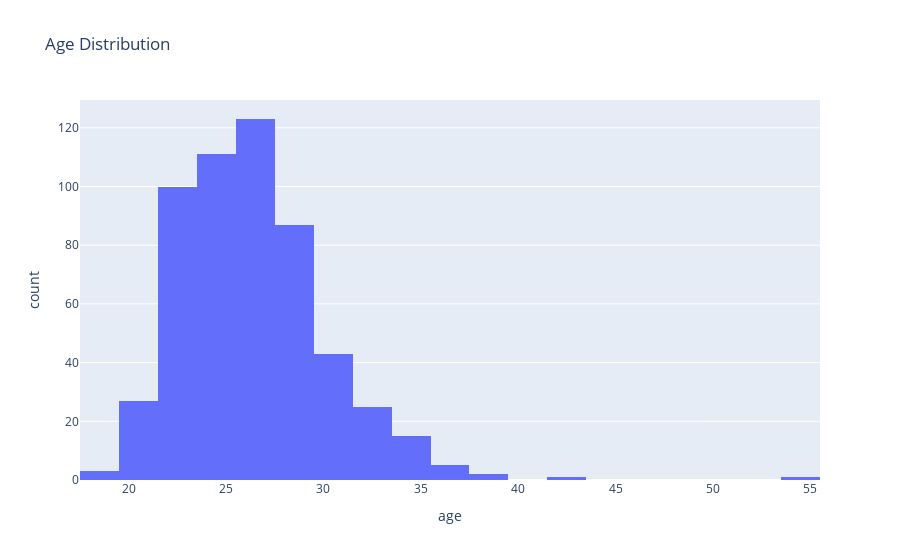

Write notebook code for a chart like this one.
### Markdown cell above
> Slightly more males than females. Let's see if we can see some differences age-wise

### Code cell
fig = px.histogram(df_unique, x='age', nbins=30, title='Age Distribution')
fig.show()

### Figure 1 — Plotly figure (JSON) as saved in the notebook; plotly's stock layout.template omitted (floating-point values rounded to 4 significant figures; data arrays with more than 128 entries replaced by an {"elided": "..."} marker saying what was removed)
{"data": [{"alignmentgroup": "True", "bingroup": "x", "hovertemplate": "age=%{x}<br>count=%{y}<extra></extra>", "legendgroup": "", "marker": {"color": "#636efa", "pattern": {"shape": ""}}, "name": "", "nbinsx": 30, "offsetgroup": "", "orientation": "v", "showlegend": false, "type": "histogram", "x": {"elided": "551 int values"}, "xaxis": "x", "yaxis": "y"}], "layout": {"barmode": "relative", "legend": {"tracegroupgap": 0}, "title": {"text": "Age Distribution"}, "xaxis": {"anchor": "y", "domain": [0, 1], "title": {"text": "age"}}, "yaxis": {"anchor": "x", "domain": [0, 1], "title": {"text": "count"}}}}
